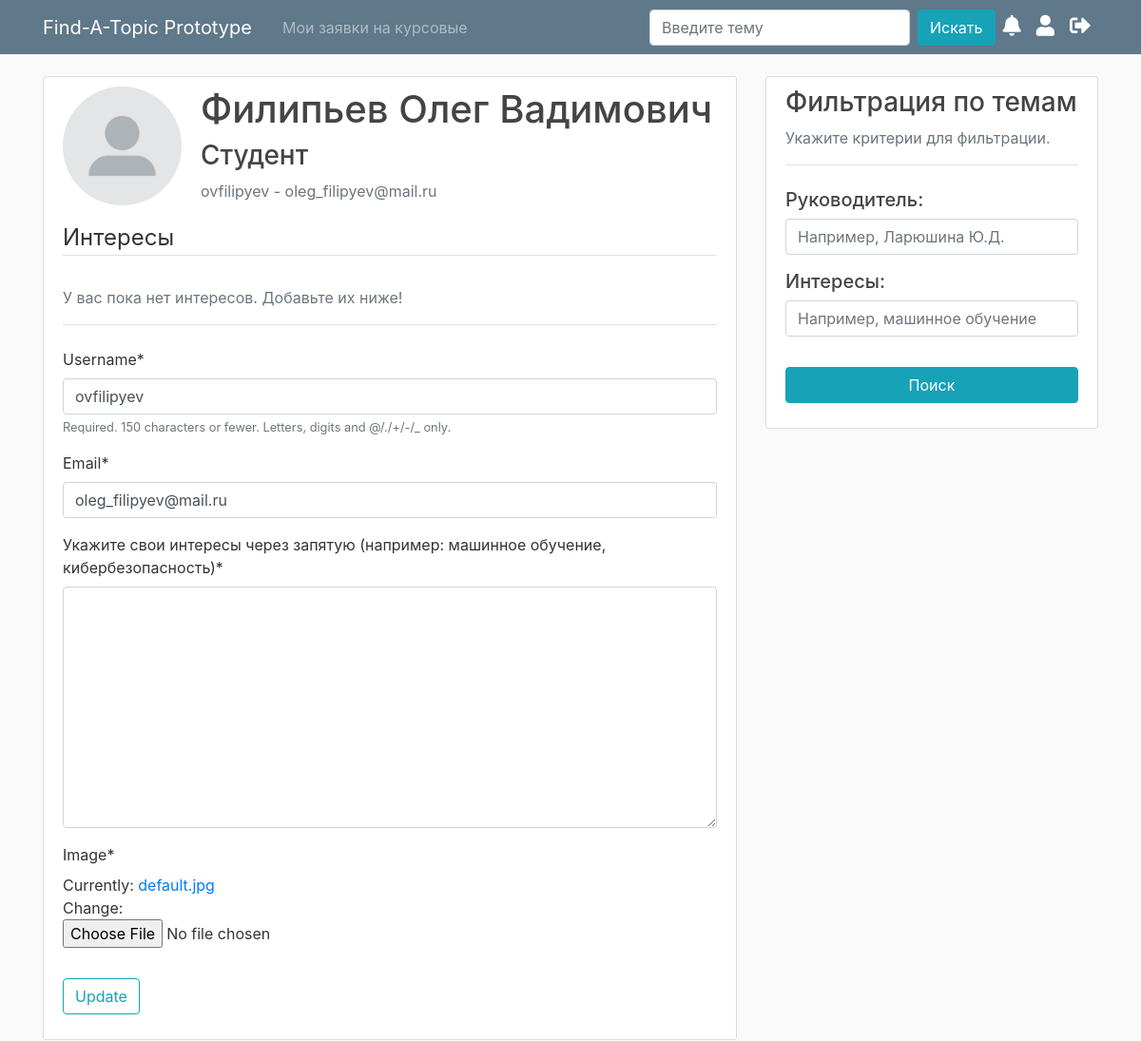
Before: /profile/ (signed in) with the older database file.
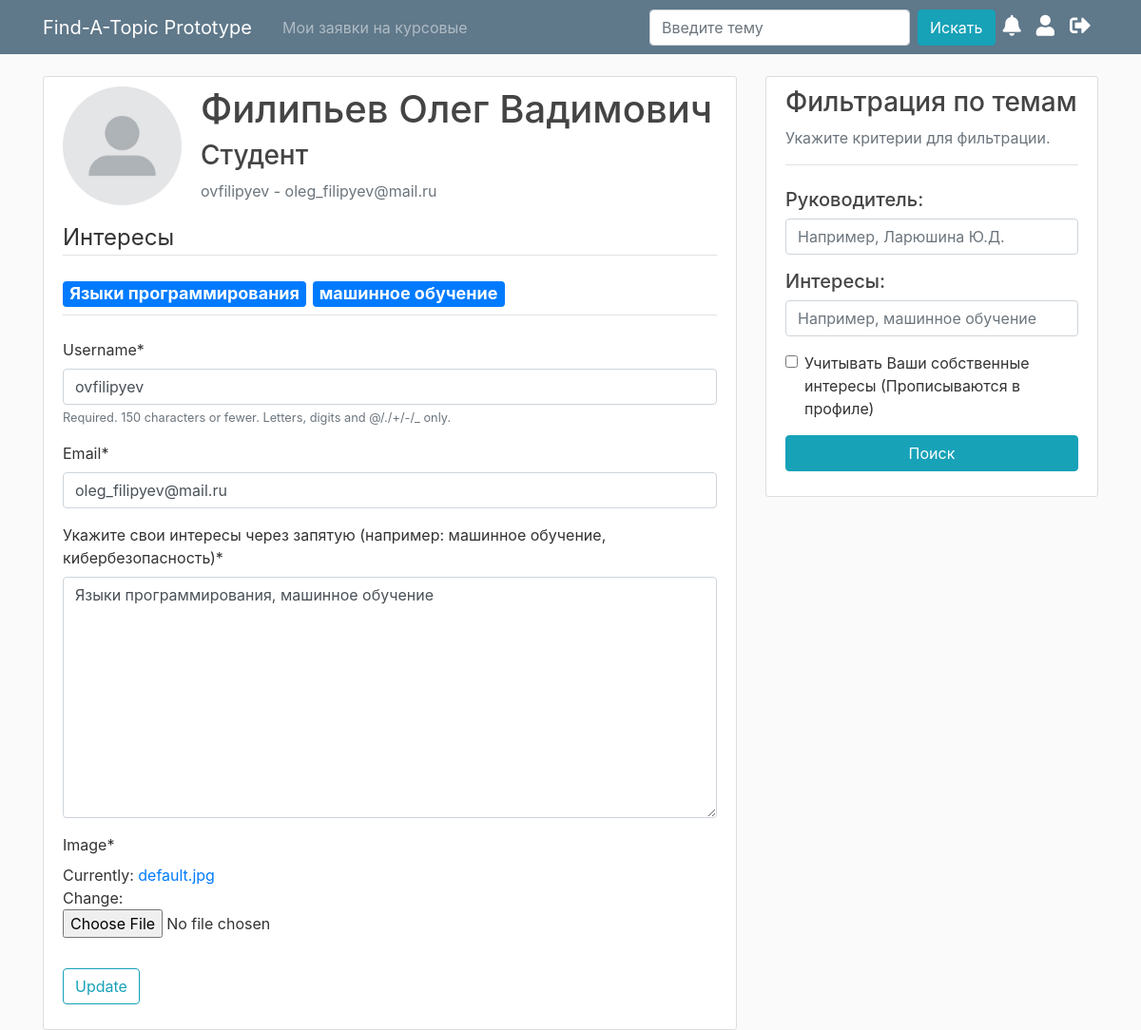
After: the same page with the newer database file.
### users/models.py (models this page shows, shortened)
class Profile(models.Model):
    user = models.OneToOneField(User, on_delete=models.CASCADE)
    image = models.ImageField(default='default.jpg',
                              upload_to='profile_pics')
    patronym = models.CharField(max_length=100, default='')
    is_lecturer = models.BooleanField(default=False)
    interests = models.TextField('Укажите свои интересы через запятую (например: машинное обучение, кибербезопасность)', default='')
    def interests_as_list(self):
        return self.interests.split(',')

### users/views.py (the view)
# urls.py: path('profile/', user_views.profile, name='profile'),
def profile(request):
    if request.user.is_authenticated:
        if request.method == 'POST':
            u_form = UserUpdateForm(request.POST, instance=request.user)
            p_form = ProfileUpdateForm(request.POST, request.FILES, instance=request.user.profile)
            if u_form.is_valid() and p_form.is_valid():
                u_form.save()
                p_form.save()
                messages.success(request, f'Профиль был обновлен.')
                return redirect('profile')
        else:
            u_form = UserUpdateForm(instance=request.user)
            p_form = ProfileUpdateForm(instance=request.user.profile)
        context = {
            'u_form': u_form,
            'p_form': p_form
        }
        return render(request, 'users/profile.html', context)
    else:
        messages.warning(request, f'Войдите в систему, чтобы просматривать данную страницу')
        return redirect('/login/?next=/profile/')

### users/forms.py
class UserUpdateForm(forms.ModelForm):
    email = forms.EmailField()
    class Meta:
        model = User
        fields = ['username', 'email']

class ProfileUpdateForm(forms.ModelForm):
    class Meta:
        model = Profile
        fields = ['interests', 'image']

### users/templates/users/profile.html (shortened to what this page needs)
{% extends "test_app/base.html" %}
{% load crispy_forms_tags %}
{% block content %}
    <div class="content-section">
        <div class="media">
            <img class="rounded-circle account-img" src="{{ user.profile.image.url }}">
            <div class="media-body">
                <h2 class="account-heading">{{ user.last_name}} {{ user.first_name }} {{ user.profile.patronym }}</h2>
                <h3>{% if user.profile.is_lecturer %}Преподаватель{% else %}Студент{% endif %}</h3>
                <p class="text-secondary">{{ user.username }} - {{ user.email }}</p>
            </div>
        </div>
        <form method="POST" enctype="multipart/form-data">
            <fieldset class="form-group">
                <legend class="border-bottom mb-4">Интересы</legend>
                <h4>{% for interest in user.profile.interests_as_list %}
                <span class="badge badge-primary">{{ interest }}</span>
                {% endfor %}</h4>
                {% for interest in user.profile.interests_as_list %}
                    {% if interest %}
                    {% else %}
                        <p class="text-muted">У вас пока нет интересов. Добавьте их ниже!</p>
                    {% endif %}
                {% endfor %}
                <legend class="border-bottom mb-4"></legend>
                {{ u_form|crispy }}
                {{ p_form|crispy }}
            </fieldset>
            <div class="form-group">
                <button class="btn btn-outline-info" type="submit">Update</button>
            </div>
        </form>
    </div>
{% endblock content %}

Changed rows visible on the page:
changed Profile: interests (not shown) → "Языки программирования, машинное обучение"
Other visible differences:
form field value: (not shown) → "☐"
new list line: "Языки программирования"
new list line: "машинное обучение"
text now shown: "Учитывать Ваши собственные интересы (Прописываются в профиле)"
list line gone: "У вас пока нет интересов. Добавьте их ниже!"
